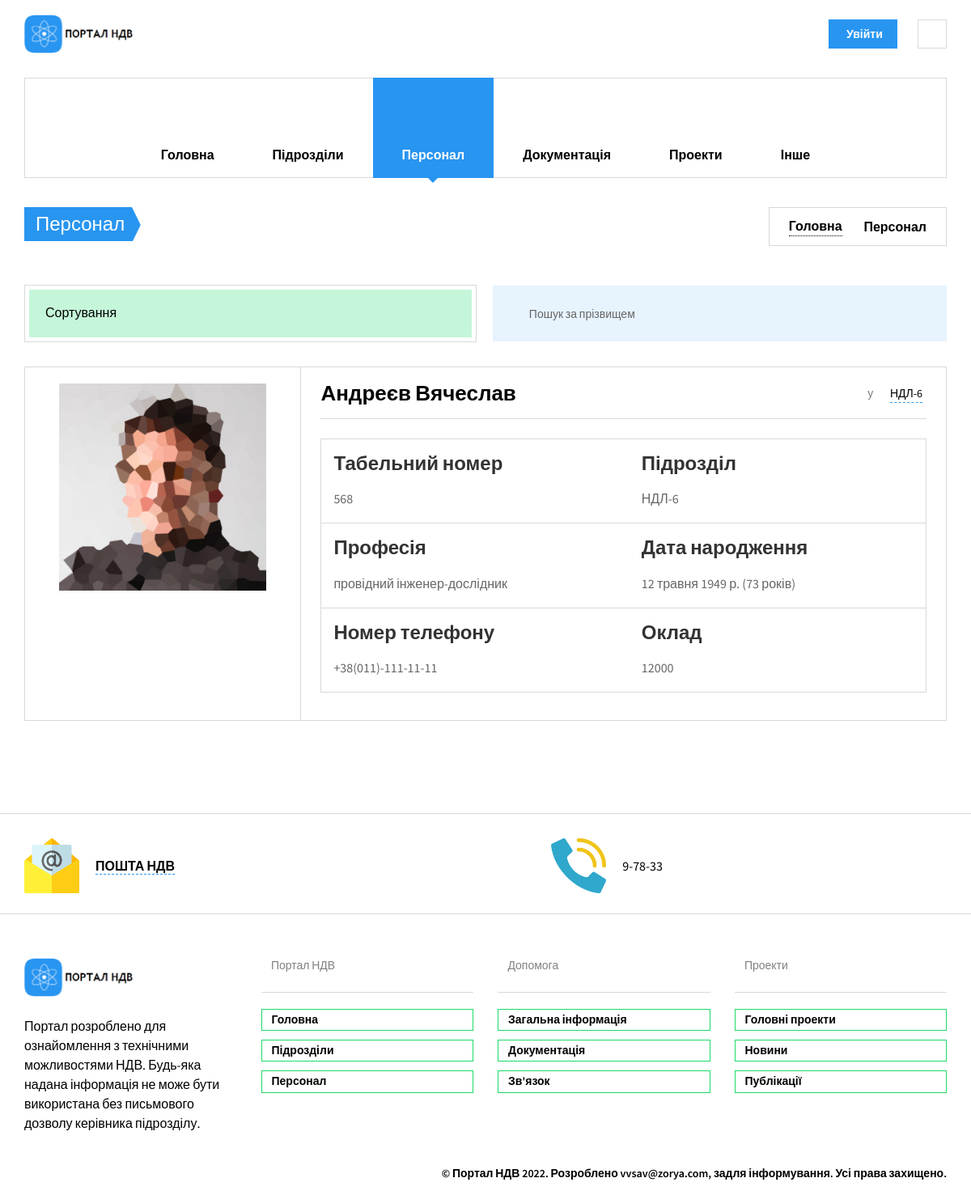
Page /staff/vyacheslav-andreyev/ on the committed database.
### nio_app/models.py (models this page shows, shortened)
class Staff(models.Model):
    fio = models.CharField(max_length=100, help_text='не більше ніж 100 символів',
                           verbose_name='ПІБ')
    slug = models.SlugField(max_length=100, unique=True, verbose_name='URL', db_index=True)
    div = models.ForeignKey(Divisions, on_delete=models.SET_NULL, verbose_name='Підрозділ', null=True)
    tabel = models.CharField(max_length=5, help_text='не більше ніж 5 символів', verbose_name='Табельный номер',
                             unique=True)
    prof = models.CharField(max_length=100, help_text='не більше ніж 100 символів',
                            verbose_name='Посада')
    oklad = models.IntegerField(verbose_name='Оклад')
    birthday = models.DateField(verbose_name="Дата народження", blank=True)
    phone = models.CharField(max_length=18, help_text='формат +38(ХХХ)-ХХХ-ХХ-ХХ',
                             verbose_name='Номер телефону')
    adress = models.CharField(max_length=100, help_text='формат пр/вул/провулок ХХХХХ д.ХХ кв.ХХ',
                              verbose_name='Домашня адреса')
    photo = models.ImageField(upload_to="workers_foto/", verbose_name="Фото")
    objects = models.Manager()
    class Meta:
        verbose_name = 'Персонал'
        verbose_name_plural = 'Персонал'
        ordering = ['fio']

class Divisions(models.Model):
    name = models.CharField(max_length=200, help_text='не більше ніж 200 символів',
                            verbose_name='Назва підрозділу')
    abr = models.CharField(max_length=10, help_text='не більше ніж 10 символів',
                           verbose_name='Абрівіатура підрозділу')
    slug = models.SlugField(max_length=200, unique=True, verbose_name='URL', db_index=True)
    description = models.TextField(max_length=5000, help_text='Введіть короткий опис підрозділу',
                                   verbose_name='Опис підрозділу')
    num_staff = models.IntegerField(verbose_name='Кількість персоналу', null=True, blank=True, default=0)
    num_projects = models.IntegerField(verbose_name='Кількість проектів', null=True)
    num_docs = models.IntegerField(verbose_name='Загальна кількість документації', null=True)
    locs = models.ManyToManyField('Location', verbose_name='Розміщення')
    coops = models.ManyToManyField('Cooperation', verbose_name='Підрозділи взаємодії')
    theses = models.ManyToManyField('Theses', verbose_name='Тези')
    boss = models.CharField(max_length=50, help_text='Призвище Ім\'я',
                            verbose_name='ПІБ керівника', null=True, blank=True)
    photo = models.ImageField(upload_to="boss_foto/", verbose_name="Фото")
    pics = models.ManyToManyField('DivisionsPics', verbose_name='Картинка до підрозділу')
    """Шлях до фото підрозділу"""
    objects = models.Manager()
    __original_name = None
    """Визначення кількості персоналу, проектів та документації через сумісні моделі"""
    class Meta:
        verbose_name = 'Підрозділи'
        verbose_name_plural = 'Підрозділи'
        ordering = ['name']

### nio_app/views.py (the view)
# urls.py: path('staff/<slug:slug>/', StaffSingle.as_view(), name='staff_single'),
class StaffSingle(DetailView, PortalMixin):
    model = Staff
    template_name = 'nio_app/staff/staff_single.html'
    def get_context_data(self, *, object_list=None, **kwargs):
        context = super().get_context_data()
        context['single'] = self.object
        """використання PortalMixin"""
        self.divisions = Divisions.objects.only('abr', 'slug')
        mixin_context = self.get_user_context()
        return dict(list(context.items()) + list(mixin_context.items()))

### nio_app/utilits.py (called while the page is built)
    def docs_name(self):
        doc = (
            ("M", "Методики"), ("P", "Паспорти"), ("KE", "Керівництва з експлуатації"), ("TD", "Техничні довідки"),
            ("ZT", "Технічні звіти"), ("TI", "Технологічні інструкції"), ("I", "Інше"))
        docs_type = Documents.objects.values('type').annotate(Count('type'))
        dt = []
        for i in doc:
            for t in docs_type:
                if t['type'] in i:
                    add = [i[0], i[1], t['type__count']]
                    dt.append(add)
                else:
                    continue
        return dt

    def get_user_context(self, **kwargs):
        context = kwargs
        context['divisions'] = self.divisions
        context['dt'] = self.docs_name()
        context['projects'] = Projects.objects.only('name')
        context['page'] = ''
        return context

### nio_app/templates/nio_app/staff/staff_single.html (shortened to what this page needs)
{% extends 'nio_app/base_portal.html' %}
{% load static %}
{% block main %}
<li class="menu-item-has-children">
  {% endblock main %}
  {% block divs %}
<li class="menu-item-has-children">
  {% endblock divs %}
  {% block staff %}
<li class="menu-item-has-children current-menu-item">
  {% endblock staff %}
  {% block docs %}
<li class="menu-item-has-children">
  {% endblock docs %}
  {% block projects %}
<li class="menu-item-has-children">
  {% endblock projects %}
  {% block other %}
<li class="menu-item-has-children">
  {% endblock other %}
{% block content %}
<section class="page-title">
  <div class="container">
    <div class="inner">
      <div class="column">
        <div class="title">
          <a href="{% url 'nio_app:staff' %}">
          <h1>Персонал</h1>
          </a>
        </div>
      </div>
      <div class="column">
        <div class="breadcrumbs">
          <a href="{% url 'nio_app:index_portal' %}">Головна</a>
          <span class="delimiter"><i class="icon-arrow-right"></i></span>
          <span>Персонал</span>
        </div>
      </div>
    </div>
  </div>
</section>
<section class="container">
  <div class="shop-filters-wrap">
    <div class="shop-filters">
      <div class="inner">
        <div class="shop-filter">
          <div class="shop-filter-dropdown">
            <span>Сортування</span>
          </div>
        </div>
      </div>
    </div>
    <div class="shop-search">
      <div class="widget widget_search">
        <form method="get" class="search-box" action="{% url 'nio_app:search_staff' %}">
          <input type="text" class="form-control" name="search_staff" placeholder="Пошук за прізвищем">
          <button type="submit"><i class="icon-search"></i></button>
        </form>
      </div>
    </div>
  </div>
  <div class="shop-tile">
    <a href="#" class="thumbnail">
      <img src="{{single.photo.url}}" alt="Photo">
    </a>
    <div class="description">
      <div class="shop-meta">
        <div class="column">
          <span class="price">{{single.fio}}</span>
        </div>
        <div class="column">
          <span class="hidden-xs">у</span>
          <span id="div">
            <i class="icon-ribbon hidden-xs"></i>
            <a href="{% url 'nio_app:division' single.div.slug %}">{{single.div.abr}}</a>
          </span>
        </div>
      </div>
      <table>
        <tr>
          <td>
            <h6 class="shop-title">Табельний номер</h6>
            <p style="margin:0 0 4px">{{single.tabel}}</p>
          </td>
          <td>
            <h6 class="shop-title">Підрозділ</h6>
            <p style="margin:0 0 4px">{{single.div.abr}}</p>
          </td>
        </tr>
         <tr>
          <td>
            <h6 class="shop-title">Професія</h6>
           <p style="margin:0 0 4px">{{single.prof}}</p>
          </td>
          <td>
            <h6 class="shop-title">Дата народження</h6>
            <p style="margin:0 0 4px">{{single.birthday}} <span class="text-gray">({{single.birthday|timesince|slice:":2"}} років)</span></p>
          </td>
        </tr>
        <tr>
          <td>
            <h4 class="shop-title">Номер телефону</h4>
            <p style="margin:0 0 4px">{{single.phone}}</p>
          </td>
          <td>
            <h4 class="shop-title">Оклад</h4>
            <p style="margin:0 0 4px">{{single.oklad}}</p>
          </td>
        </tr>
      </table>
    </div>
  </div>
</section>
{% endblock content %}

### rows in the picture
Staff: photo (picture), fio "Андреєв Вячеслав", div.abr "НДЛ-6", tabel "568", prof "провідний інженер-дослідник", birthday "12 травня 1949 р.", birthday "73", phone "+38(011)-111-11-11", oklad "12000"
